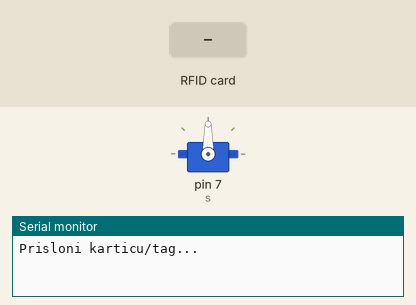
Recording of a sketch running on a simulated Arduino Uno, built with avr-gcc and run on an emulated ATmega328P. On the bench: servo, the last lines printed to the serial monitor. Inputs (shaded band) come from the test bench.

Above: at 1.2 s.
1.3 s: RFID card AE 0F 80 63 held to the reader
At 2.1 s:
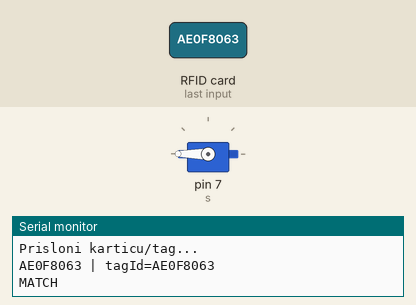
At 2.9 s:
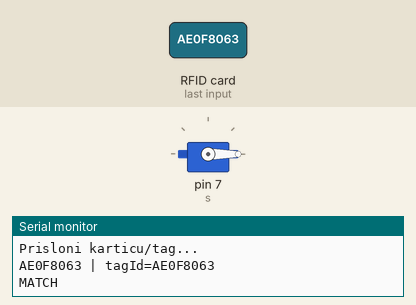
3.8 s: RFID card 5E 7A 19 C4 held to the reader
Timing chart, 0 to 6.8 s (numbered marks = the images above; inputs shaded):
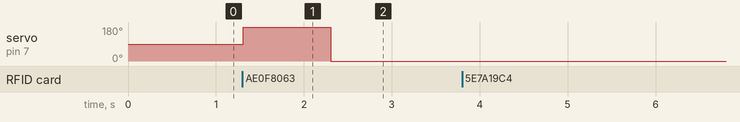

Measured:
- after the input at 1.3 s, servo on pin 7 (s): 90° → 180° at once, → 0° 1.0 s later

The sketch:

rfid_reader.ino.ino
```cpp
#include <SPI.h>
#include <Servo.h>
#include <MFRC522.h>
#define RST_PIN 9
#define SS_PIN 10
Servo s;

MFRC522 rfid(SS_PIN, RST_PIN);

void setup() {
s.attach(7);
Serial.begin(9600);
SPI.begin();
rfid.PCD_Init();
Serial.println("\nPrisloni karticu/tag...");
}

void loop() {
if (!rfid.PICC_IsNewCardPresent()) return;
if (!rfid.PICC_ReadCardSerial()) return;

//Serial.print("Tag ID: ");
String tagId = "";
for (byte i = 0; i < rfid.uid.size; i++) {
  byte b = rfid.uid.uidByte[i];
  if (b < 0x10) tagId += "0";   // dodaj vodecu nulu
  tagId += String(b, HEX);
  Serial.print(b < 0x10 ? "0" : "");
  Serial.print(b, HEX);
}
tagId.toUpperCase();             // izjednaci slova

Serial.print(" | tagId=");
Serial.println(tagId);           // OBAVEZNO odštampaj da vidiš stvarnu vrednost

rfid.PICC_HaltA();
while (Serial.available() > 0) Serial.read();

if (tagId == "AE0F8063") {        // ova vrednost je verovatno pogresna/nepotpuna
  Serial.println("MATCH");
  open(1000);
}

}

void open(int d)
{
  s.write(180);
  delay(d);
  s.write(0);
}
```
